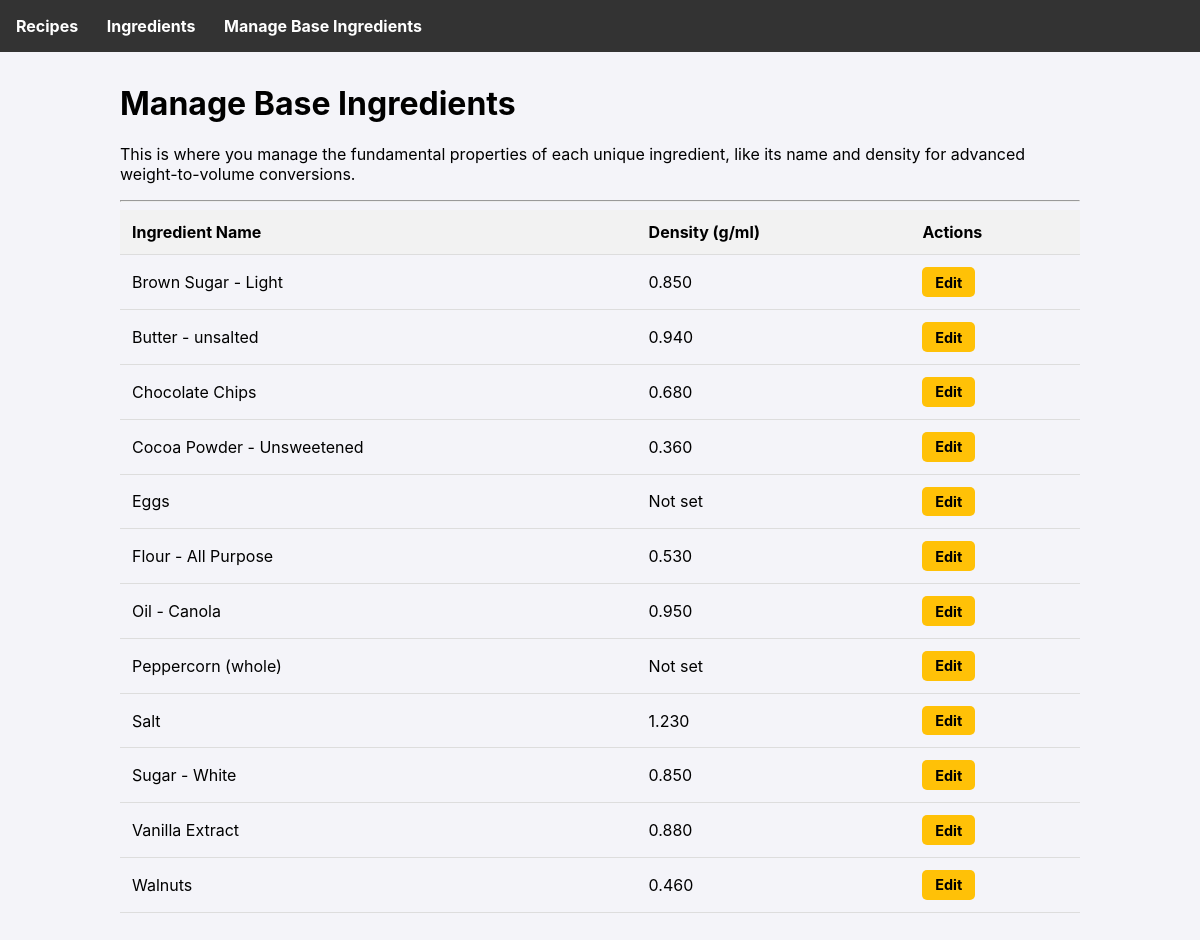
The page /ingredients/base on the database as committed earlier.
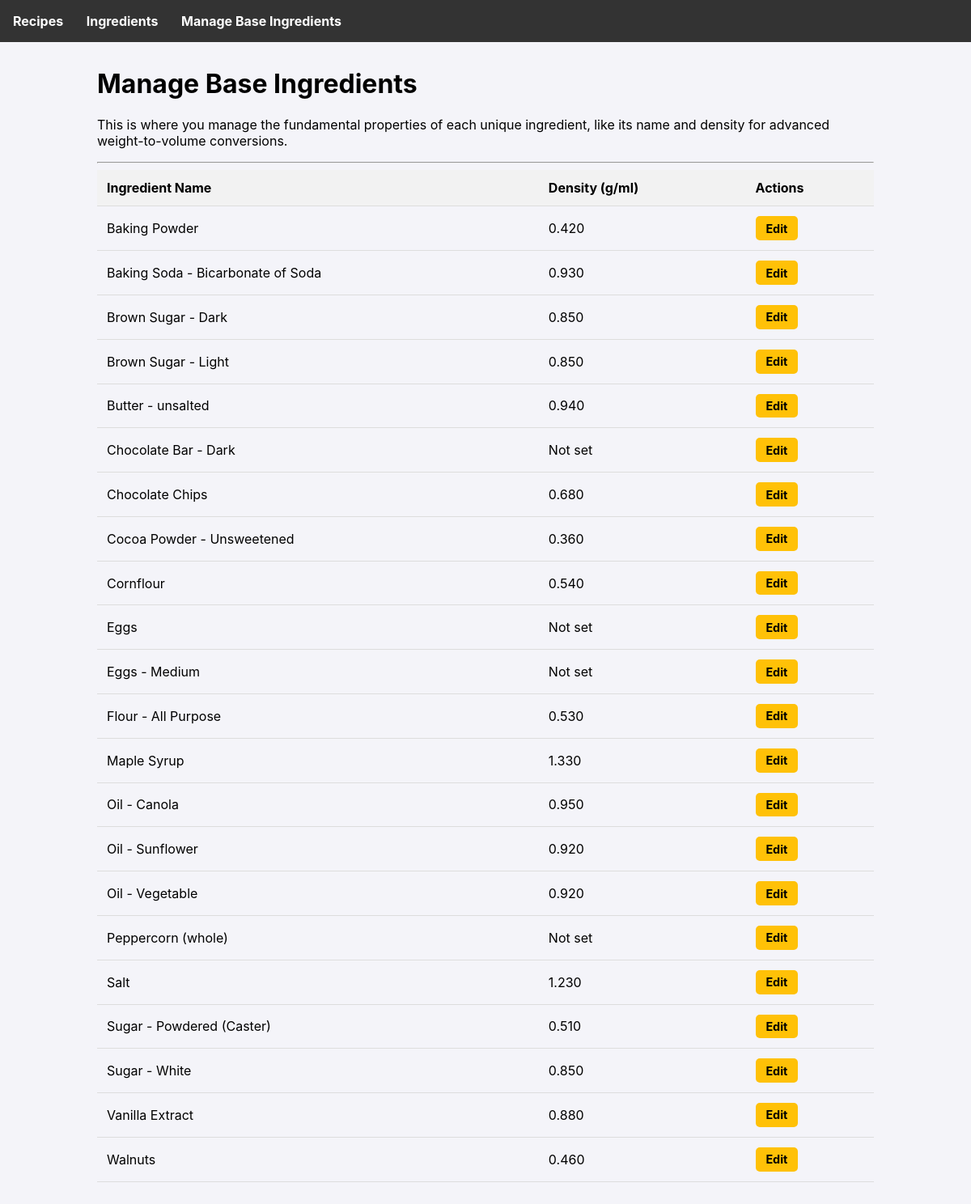
The same page on the database as committed later.
### tables this page shows
CREATE TABLE ingredients (
        id INTEGER PRIMARY KEY AUTOINCREMENT,
        name TEXT UNIQUE NOT NULL
    , density_g_ml REAL);

### app.py (the view)
@app.route('/ingredients/base')
def list_base_ingredients():
    db = get_db()
    ingredients = db.execute('SELECT * FROM ingredients ORDER BY name').fetchall()
    return render_template('base_ingredients.html', ingredients=ingredients)

### app.py (called while the page is built)
def get_db():
    if 'db' not in g:
        g.db = sqlite3.connect(DATABASE)
        g.db.row_factory = sqlite3.Row
    return g.db

### templates/base_ingredients.html
{% extends 'base.html' %}
{% block content %}
    <h1>Manage Base Ingredients</h1>
    <p>This is where you manage the fundamental properties of each unique ingredient, like its name and density for advanced weight-to-volume conversions.</p>
    <hr>
    <table>
        <thead>
            <tr>
                <th>Ingredient Name</th>
                <th>Density (g/ml)</th>
                <th>Actions</th>
            </tr>
        </thead>
        <tbody>
            {% for ingredient in ingredients %}
            <tr>
                <td>{{ ingredient.name }}</td>
                <td>{{ '%.3f'|format(ingredient.density_g_ml) if ingredient.density_g_ml else 'Not set' }}</td>
                <td>
                    <a href="{{ url_for('edit_base_ingredient', ingredient_id=ingredient.id) }}" class="button button-yellow button-sm">Edit</a>
                </td>
            </tr>
            {% else %}
            <tr>
                <td colspan="3">No base ingredients found. Add one via a purchase first.</td>
            </tr>
            {% endfor %}
        </tbody>
    </table>
{% endblock %}

### templates/base.html (shortened to what this page needs)
<!doctype html>
<html lang="en">
<head>
</head>
<body>
    <nav>
        <a href="{{ url_for('index') }}">Recipes</a>
        <a href="{{ url_for('list_ingredients') }}">Ingredients</a>
        <a href="{{ url_for('list_base_ingredients') }}">Manage Base Ingredients</a>
    </nav>
    <div class="container">
        {% block content %}{% endblock %}
    </div>
</body>
</html>

### templates/base.html (style rules this page uses)
body { font-family: -apple-system, BlinkMacSystemFont, "Segoe UI", Roboto, "Helvetica Neue", Arial, sans-serif; margin: 0; background-color: #f4f4f9; }
nav { background-color: #333; padding: 1rem; }
nav a { color: white; text-decoration: none; margin-right: 1.5rem; font-weight: bold; }
.container { max-width: 960px; margin: 2rem auto; padding: 0 1rem; }
a { color: #007bff; }
table { width: 100%; border-collapse: collapse; }
th, td { padding: 0.75rem; text-align: left; border-bottom: 1px solid #ddd; }
th { background-color: #f2f2f2; }
.button { display: inline-block; padding: 0.5rem 1rem; border-radius: 5px; text-decoration: none; font-weight: bold; border: none; cursor: pointer; text-align: center; }
.button-yellow { background-color: #ffc107; color: black; }
.button-sm { padding: 0.4rem 0.8rem; font-size: 0.9rem; }

Rows that differ between the two databases and show on the page:
added ingredients: name "Baking Powder", density_g_ml "0.420"
added ingredients: name "Baking Soda - Bicarbonate of Soda", density_g_ml "0.930"
added ingredients: name "Brown Sugar - Dark", density_g_ml "0.850"
added ingredients: name "Chocolate Bar - Dark", density_g_ml "Not set"
added ingredients: name "Cornflour", density_g_ml "0.540"
added ingredients: name "Eggs - Medium", density_g_ml "Not set"
added ingredients: name "Maple Syrup", density_g_ml "1.330"
added ingredients: name "Oil - Sunflower", density_g_ml "0.920"
added ingredients: name "Oil - Vegetable", density_g_ml "0.920"
added ingredients: name "Sugar - Powdered (Caster)", density_g_ml "0.510"
